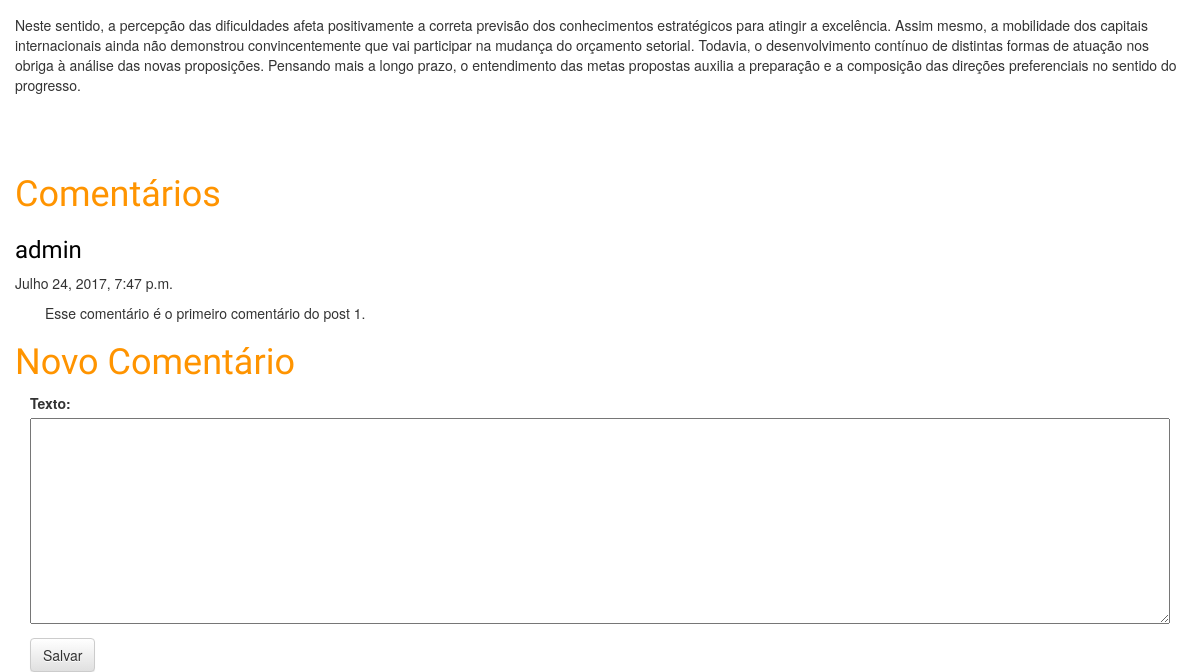
Before: /post/1/ (lower part) with the older database file.
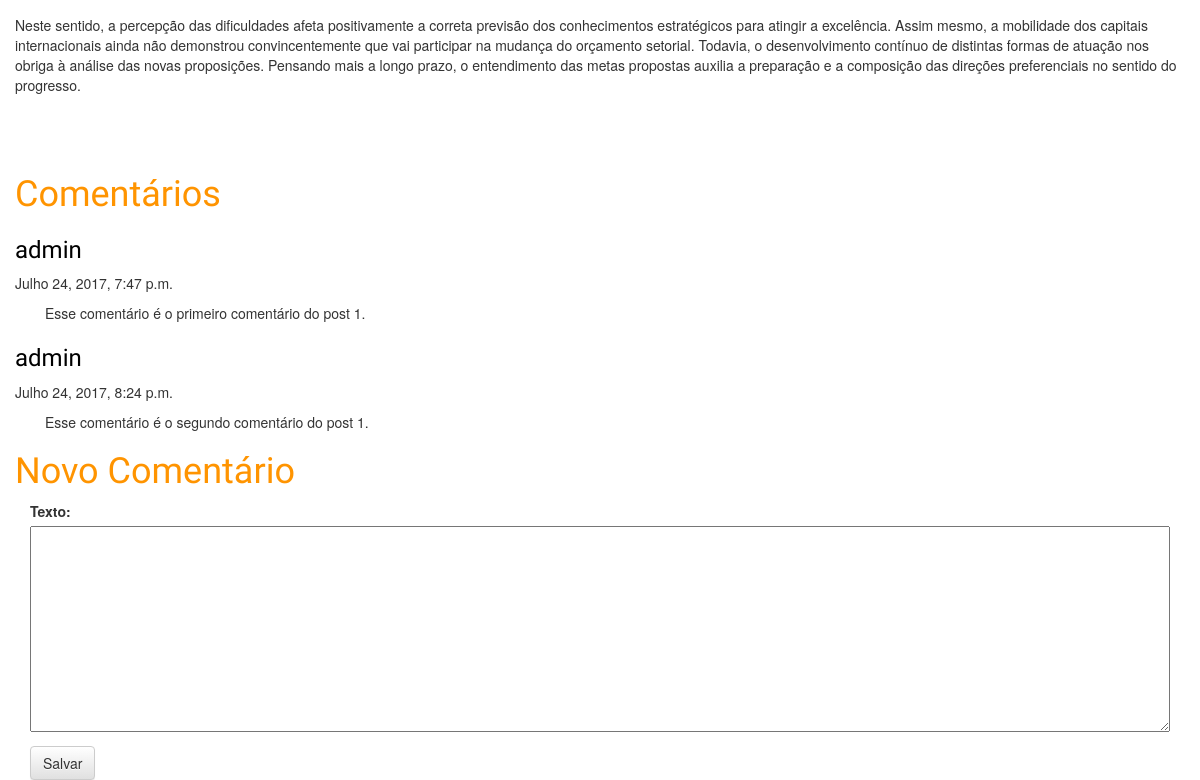
After: the same page with the newer database file.
### blog/models.py (models this page shows, shortened)
class Comentario(models.Model):
    autor = models.ForeignKey('auth.User')
    post = models.ForeignKey(Post)
    data = models.DateTimeField(default=timezone.now)
    texto = models.TextField()

### blog/views.py (the view)
# urls.py: url(r'^post/(?P<pk>[0-9]+)/$', views.post_detail),
def post_detail(request, pk):
    if request.method == "POST":
        form =  formComentario(request.POST)
        if form.is_valid():
            comentario = form.save(commit=False)
            comentario.autor = request.user
            comentario.data = timezone.now()
            comentario.post = Post.objects.get(id=pk)
            comentario.save()
            return redirect(post_detail, pk=pk)
    else:
        post = Post.objects.get(id=pk)
        comentarios = Comentario.objects.filter(post=post).order_by('data')
        form = formComentario()
    return render(request, 'post_detail.html', {'post': post, 'comentarios': comentarios, 'form': form})

### blog/forms.py
class formComentario(forms.ModelForm):
    class Meta:
        model = Comentario
        fields = ('texto',)

### blog/templates/post_detail.html (shortened to what this page needs)
{% load staticfiles %}
<!DOCTYPE html>
<html lang="en">
<head>
    <link rel="stylesheet" href="{% static 'css/blog.css' %}">
    <link rel="stylesheet" href="//maxcdn.bootstrapcdn.com/bootstrap/3.2.0/css/bootstrap.min.css">
    <link rel="stylesheet" href="//maxcdn.bootstrapcdn.com/bootstrap/3.2.0/css/bootstrap-theme.min.css">
</head>
<body>
<div class="content">
<div class="post">
    <p>{{ post.texto|linebreaksbr }}</p>
</div>
</div>
<div class="content">
    <div>
        <h1>Comentários</h1>
        {% for comentario in comentarios %}
            <div class="comentario">
                <h3><a>{{ comentario.autor.username }}</a></h3>
                <div class="date">{{ comentario.data }}</div>
                <p>{{ comentario.texto|linebreaksbr }}</p>
            </div>
        {% endfor %}
        <h1>Novo Comentário</h1>
        <div class="content container">
            <div class="row">
                <div class="col-md-12">
                    <form method="POST" class="form-row">
                        {{ form.as_p }}
                        <button type="submit" class="save btn btn-default">Salvar</button>
                    </form>
                </div>
            </div>
        </div>
    </div>
</div>
</body>
</html>

Changed rows visible on the page:
added Comentario: autor.username "admin", data "Julho 24, 2017, 8:24 p.m.", texto "Esse comentário é o segundo comentário do post 1."
